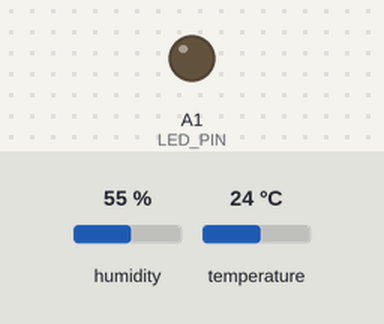
Simulated run of this sketch. Board: Arduino Uno, built with avr-gcc and run on an emulated ATmega328P. Parts: output pins drawn as LEDs (lit = HIGH). Inputs (shaded band) come from the test bench; at power-on: humidity 55 %, temperature 24 °C. What the sketch prints to the serial monitor is not drawn.

Above: at 1.0 s.
At 3.0 s:
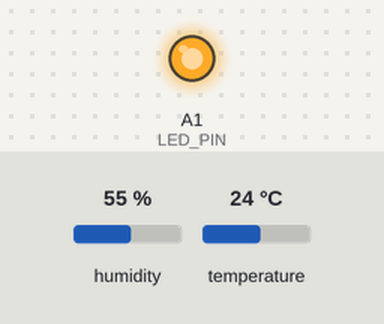
Timing chart, 0 to 5.2 s (numbered marks = the images above):
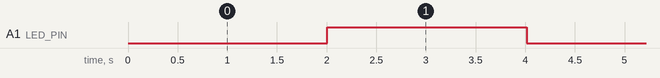

Measured:
- by itself, A1 (LED_PIN): alternates HIGH for 2.0 s and LOW for 2.0 s

The sketch:

i2c_test.ino
```cpp
#include <Wire.h>
#include <DHT.h>

#define INTERRUPT_PIN 2 // use pin 2 on Arduino Uno & most boards
#define LED_PIN A1      // (Arduino is 13, Teensy is 11, Teensy++ is 6)
#define SLAVE_ADDRESS 0x04
#define DHTPIN 7
#define DHTTYPE DHT22

DHT dht(DHTPIN, DHTTYPE);

bool blinkState = false;
unsigned long timer = 0;
volatile bool isPulled = false;
char cdata[20];
float hum, temp;
char hum_c[7], temp_c[7];

void sendMessage()
{
  isPulled = true;
  delay(10);

  // on request send message
  Wire.write(cdata);
  Serial.print(F("Data is: "));
  Serial.println(cdata);

  isPulled = false;
  delay(10);
}

void dht_setup()
{
  dht.begin();
}

void setup()
{
  // put your setup code here, to run once:
  Serial.begin(115200);
  Wire.begin(SLAVE_ADDRESS);
  // Wire.setClock(400000); // 400kHz I2C clock. Comment this line if having compilation difficulties

  Serial.println(F("Begin setup."));
  dht_setup();
  Serial.println(F("Done dht setting."));

  Wire.onRequest(sendMessage); // call sendMessage() on request by master
  pinMode(LED_PIN, OUTPUT);    // setup LED pin for output
}

void loop()
{
  if (!isPulled && (millis() - timer > 2000))
  {
    hum = dht.readHumidity();
    temp = dht.readTemperature();

    dtostrf(hum, 2, 2, hum_c);
    dtostrf(temp, 2, 2, temp_c);
    snprintf(cdata, 20, "|h=%s|t=%s|", hum_c, temp_c);

    blinkState = !blinkState;
    digitalWrite(LED_PIN, blinkState); // turn the LED off by making the voltage LOW
    timer = millis();
  }
}
```
